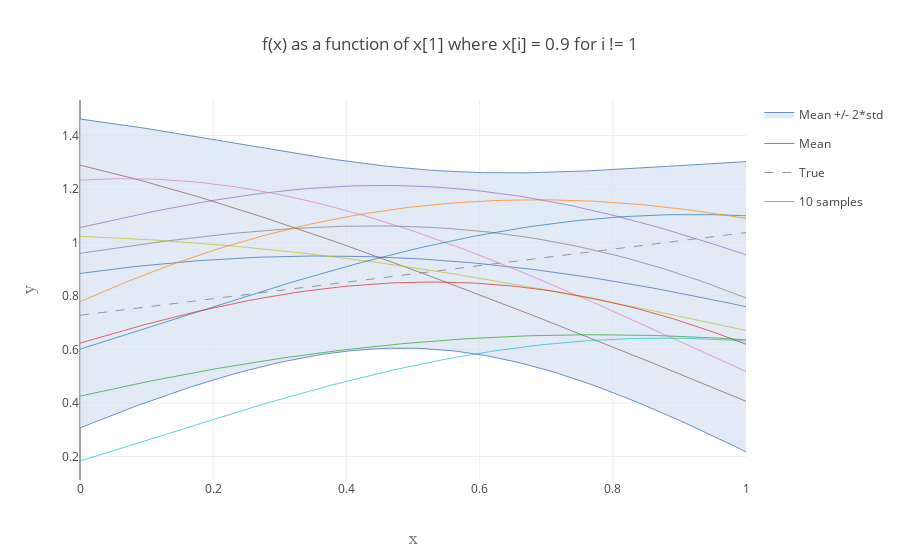

The cell this chart's notebook holds for it:
### Markdown cell above
#### Plot a 1D slice of the model

### Code cell
plot_x_dim = 1 # Dimension to plot
x_base_val = 0.9 # All other x has this value

# Test input
px_test = np.linspace(0, 1, 100)
px_test_arr = np.ones((len(px_test), input_dim))*x_base_val
px_test_arr[:,plot_x_dim] = px_test

# True function
y_true = fun_mult(px_test_arr)

# From GP
mean_unconstr, cov_unconstr = model.calc_posterior_unconstrained(px_test_arr, full_cov = True)
mean_unconstr = np.array(mean_unconstr).flatten()
var_unconstr = np.diagonal(cov_unconstr)

num_samples = 10
show_samplepaths = True
samplepaths_unconstr = []
if show_samplepaths: samplepaths_unconstr = np.random.multivariate_normal(mean_unconstr, cov_unconstr, num_samples).T

fig_unconstr_slice = PlotGP2d(x_mean = px_test, mean = mean_unconstr, var = var_unconstr,
                        x_true = px_test, y_true = y_true,
                        samplepaths = samplepaths_unconstr,
                        title = 'f(x) as a function of x[{0}] where x[i] = {1} for i != {0}'.format(plot_x_dim, x_base_val), xrange = [0, 1], smoothing = False)

pltlyoff.iplot(fig_unconstr_slice, filename='')
